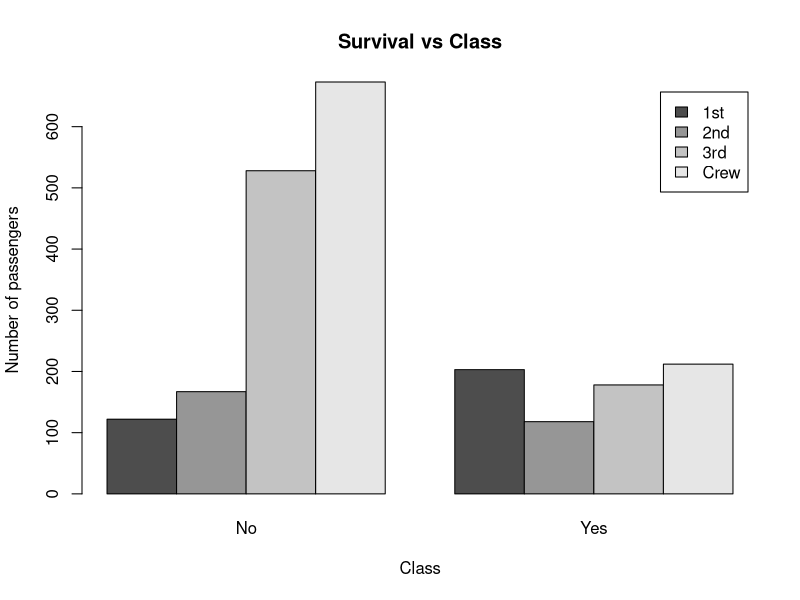
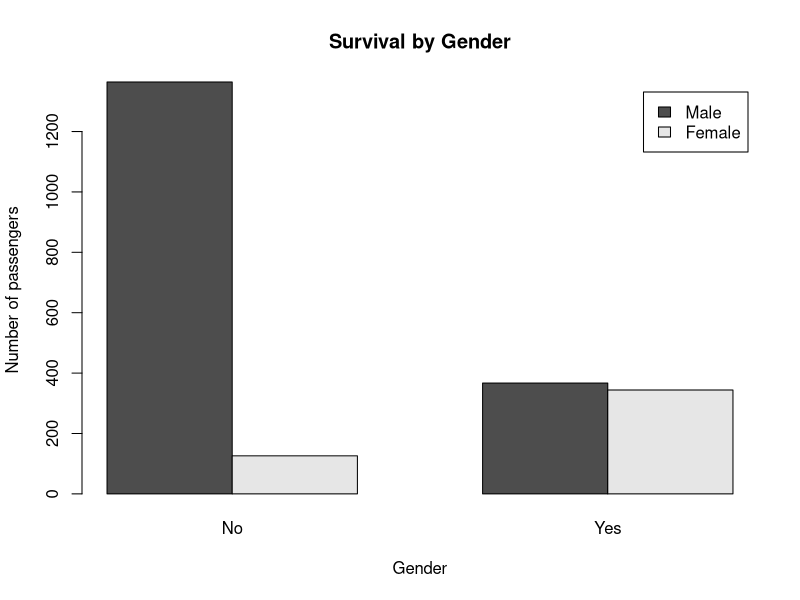

The R script that drew these images, in order:
# Experiment 17: Explore built-in Titanic dataset
data(Titanic)
t <- as.data.frame(Titanic)

# Survival vs passenger class
barplot(xtabs(Freq ~ Class + Survived, data=t),
        beside=TRUE, main="Survival vs Class",
        xlab="Class", ylab="Number of passengers",
        legend=TRUE)

# Survival by gender
barplot(xtabs(Freq ~ Sex + Survived, data=t),
        beside=TRUE, main="Survival by Gender",
        xlab="Gender", ylab="Number of passengers",
        legend=TRUE)

# Note: built-in Titanic is an aggregated table and has no Age column.
# An age histogram requires an individual-passenger Titanic dataset.
print(t)
